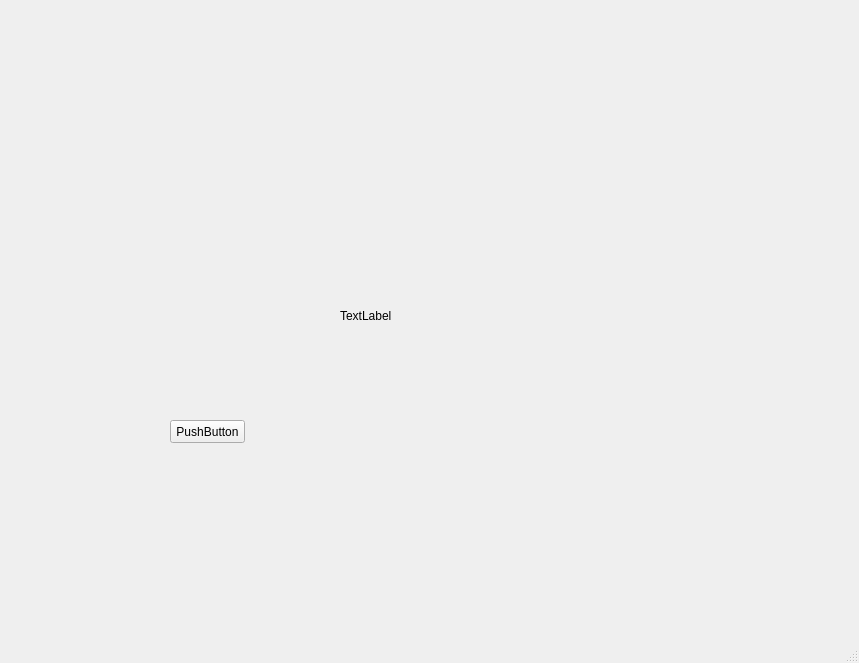
<?xml version="1.0" encoding="UTF-8"?>
<ui version="4.0">
 <class>MainWindow</class>
 <widget class="QMainWindow" name="MainWindow">
  <property name="geometry">
   <rect>
    <x>0</x>
    <y>0</y>
    <width>859</width>
    <height>663</height>
   </rect>
  </property>
  <property name="windowTitle">
   <string>MainWindow</string>
  </property>
  <widget class="QWidget" name="centralwidget">
   <widget class="QLabel" name="label">
    <property name="geometry">
     <rect>
      <x>340</x>
      <y>10</y>
      <width>471</width>
      <height>611</height>
     </rect>
    </property>
    <property name="text">
     <string>TextLabel</string>
    </property>
   </widget>
   <widget class="QPushButton" name="pushButton">
    <property name="geometry">
     <rect>
      <x>170</x>
      <y>420</y>
      <width>75</width>
      <height>23</height>
     </rect>
    </property>
    <property name="text">
     <string>PushButton</string>
    </property>
   </widget>
  </widget>
  <widget class="QMenuBar" name="menubar">
   <property name="geometry">
    <rect>
     <x>0</x>
     <y>0</y>
     <width>859</width>
     <height>23</height>
    </rect>
   </property>
  </widget>
  <widget class="QStatusBar" name="statusbar"/>
 </widget>
 <resources/>
 <connections/>
</ui>
